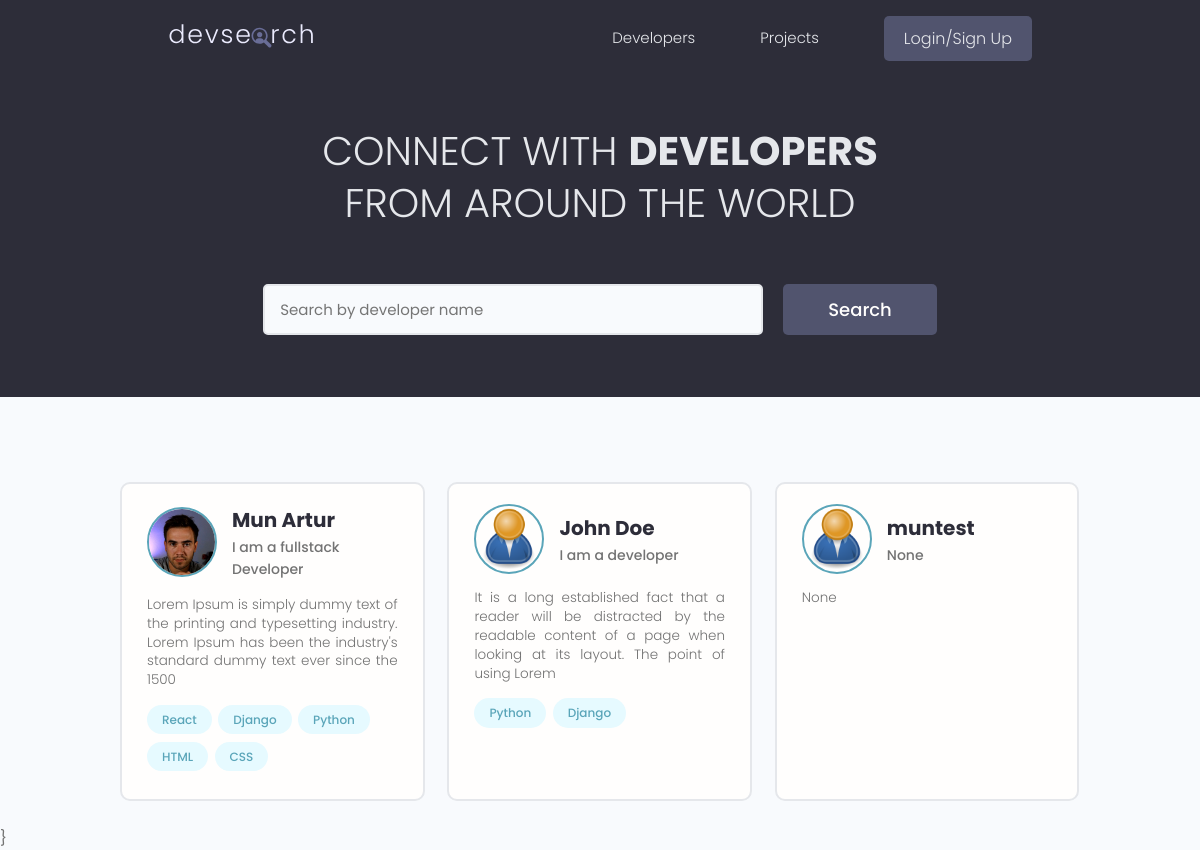
The page / on the database its author committed.
### users/models.py (models this page shows, shortened)
class Profile(models.Model):
    user = models.OneToOneField(User, on_delete=models.CASCADE,
                                blank=True, null=True)
    name = models.CharField(max_length=200, blank=True, null=True)
    email = models.EmailField(max_length=500, blank=True, null=True)
    username = models.CharField(max_length=200, blank=True, null=True)
    location = models.CharField(max_length=200, blank=True, null=True)
    short_intro = models.CharField(max_length=200, blank=True, null=True)
    bio = models.TextField(blank=True, null=True)
    profile_image = models.ImageField(blank=True, null=True,
                                      upload_to='profiles/',
                                      default='profiles/user-default.png')
    social_github = models.CharField(max_length=200, blank=True, null=True)
    social_twitter = models.CharField(max_length=200, blank=True, null=True)
    social_linkedin = models.CharField(max_length=200, blank=True, null=True)
    social_youtube = models.CharField(max_length=200, blank=True, null=True)
    social_website = models.CharField(max_length=200, blank=True, null=True)
    created = models.DateTimeField(auto_now_add=True)
    id = models.UUIDField(default=uuid.uuid4, unique=True,
                          primary_key=True, editable=False)
    class Meta:
        ordering = ['created']
    @property
    def imageURL(self):
        try:
            url = self.profile_image.url
        except:
            url = ''
        return url

class Skill(models.Model):
    owner = models.ForeignKey(Profile, on_delete=models.CASCADE,
                              null=True, blank=True)
    name = models.CharField(max_length=200, blank=True, null=True)
    description = models.TextField(blank=True, null=True)
    created = models.DateTimeField(auto_now_add=True)
    id = models.UUIDField(default=uuid.uuid4, unique=True,
                          primary_key=True, editable=False)
    def __str__(self):
        return str(self.name)

### users/views.py (the view)
# urls.py: path('', views.profiles, name="profiles"),
def profiles(request):
    profiles, search_query = searchProfiles(request)
    custom_range, profiles = paginateProfiles(request, profiles, 3)
    context = {
        'profiles': profiles,
        'search_query': search_query,
        'custom_range': custom_range,
    }
    return render(request, 'users/profiles.html', context)

### users/utils.py (called while the page is built)
def paginateProfiles(request, profiles, results):
    page = request.GET.get('page')
    paginator = Paginator(profiles, results)
    try:
        profiles = paginator.page(page)
    except PageNotAnInteger:
        page = 1
        profiles = paginator.page(page)
    except EmptyPage:
        page = paginator.num_pages
    leftIndex = (int(page) - 4)
    if leftIndex < 1:
        leftIndex = 1
    rigthIndex = (int(page) + 5)
    if rigthIndex > paginator.num_pages:
        rigthIndex = paginator.num_pages + 1
    custom_range = range(leftIndex, rigthIndex)
    return custom_range, profiles

def searchProfiles(request):
    search_query = ''
    if request.GET.get('search_query'):
        search_query = request.GET.get('search_query')
    skills = Skill.objects.filter(name__icontains=search_query)
    profiles = Profile.objects.distinct().filter(
        Q(name__icontains=search_query) |
        Q(short_intro__icontains=search_query) |
        Q(skill__in=skills)
    )
    return profiles, search_query

### users/templates/users/profiles.html (shortened to what this page needs)
{% extends 'main.html' %}
{% block content %}
  <main class="home">
    <section class="hero-section text-center">
      <div class="container container--narrow">
        <div class="hero-section__box">
          <h2>CONNECT WITH <span>DEVELOPERS</span></h2>
          <h2>FROM AROUND THE WORLD</h2>
        </div>
        <div class="hero-section__search">
          <form id="searchForm" class="form" action="{% url 'profiles' %}" method="get">
            <div class="form__field">
              <input class="input input--text" id="formInput#search" type="text" name="search_query"
                value="{{search_query}}" placeholder="Search by developer name" />
            </div>
            <input class="btn btn--sub btn--lg" type="submit" value="Search" />
          </form>
        </div>
      </div>
    </section>
    <section class="devlist">
      <div class="container">
        <div class="grid grid--three">
          {% for profile in profiles %}
            <div class="column card">
              <div class="dev">
                <a href="{% url 'user-profile' profile.id %}" class="card__body">
                  <div class="dev__profile">
                    <img class="avatar avatar--md" src="{{profile.imageURL}}" alt="image/profiles" />
                    <div class="dev__meta">
                      <h3>{{profile.name}}</h3>
                      <h5>{{profile.short_intro|slice:"60"}}</h5>
                    </div>
                  </div>
                  <p class="dev__info">{{profile.bio|slice:"150"}}</p>
                  <div class="dev__skills">
                    {% for skill in profile.skill_set.all|slice:"5" %}
                      <span class="tag tag--pill tag--main">
                        <small>{{skill}}</small>
                      </span>
                    {% endfor %}
                  </div>
                </a>
              </div>
            </div>
          {% endfor %}
        </div>
      </div>
    </section>
    {% include 'pagination.html' with queryset=profiles custom_range=custom_range %}}
  </main>
{% endblock content %}

### static/styles/app.css (style rules this page uses)
:root { --color-sub: #2d2d39; }
.btn--sub { background-color: var(--color-sub-light); }
.card { border: 2px solid var(--color-light); }
img { width: 100%; }
.hero-section { height: 40vh; display: flex; align-items: center; background-color: var(--color-sub); }
.hero-section__box { margin-bottom: 4rem; }
.hero-section__box > h2, .hero-section__box > h2 > span { font-size: 4rem; color: var(--color-light); line-height: 1.3; text-transform: uppercase; }
.hero-section__box > h2 { font-weight: 300; }
.hero-section__box > h2 > span { font-weight: 700; }
.hero-section__search > .form { display: flex; align-items: center; justify-content: center; gap: 2rem; }
.hero-section__search > .form input.input--text { width: 50rem; }
.devlist { margin-top: 8rem; }
.devlist .grid { align-items: stretch; }
.devlist .dev .dev__profile { display: flex; align-items: center; gap: 1.5rem; }
.devlist .dev .dev__meta h3 { color: var(--color-sub); font-size: 2rem; font-weight: 700; }
.devlist .dev .dev__meta h5 { color: var(--color-text); font-size: 1.4rem; font-weight: 500; }
.devlist .dev .dev__info { margin: 1.5rem 0; font-size: 1.35rem; line-height: 1.4; text-align: justify; }

### static/uikit/styles/modules/_variables.css (style rules this page uses)
:root { --color-main: #5aa5b9; --color-main-light: #e6faff; --color-sub: #3f4156; --color-sub-light: #51546e; --color-sub-lighter: #ededfd; --color-text: #737373; --color-gray: #8b8b8b; --color-light: #e5e7eb; --color-light-gray: #767676; --color-bg: #f8fafd; --color-white: #fffefd; --color-white-light: #f3f3f3; --color-success: #359e64; --color-success-bg: #def8e8; --color-error: #fc4b0b; --color-error-bg: #fff2ee; --font-base: 'Poppins', arial, helvetica, 'Segoe UI', roboto, ubuntu, sans-serif; --font-monospace: 'Fira Code', 'Courier New', courier, monospace; --font-regular: 300; --font-medium: 500; --font-bold: 700; --generic-shadow: 1px 1px 5px #00000010; --generic-transition: all 0.3s ease-in-out; }

### static/uikit/styles/modules/_base.css (style rules this page uses)
* { margin: 0; padding: 0; box-sizing: border-box; text-rendering: optimizeLegibility; color: inherit; font-size: inherit; }
html { font-size: 50%; }
@media only screen and (min-width: 480px) { html { font-size: 56.25%; } }
@media only screen and (min-width: 1200px) { html { font-size: 62.5%; } }
body { line-height: 1.6; font-weight: 400; font-size: 1.5rem; color: var(--color-text); background-color: var(--color-bg); min-height: 100vh; }

### static/uikit/styles/modules/_typography.css (style rules this page uses)
* { font-family: var(--font-base); }
h2 { font-size: 3.6rem; font-weight: var(--font-bold); }
h3 { font-size: 3.2rem; font-weight: var(--font-medium); }
h5 { font-size: 2.4rem; font-weight: var(--font-medium); }
h5, h6 { font-weight: var(--font-regular); }
p, span, strong { font-size: 1.6rem; color: var(--color-text); font-weight: var(--font-regular); }
a { padding-bottom: 2px; text-decoration: none; display: inline-block; color: var(--color-main); font-weight: var(--font-medium); }

### static/uikit/styles/modules/_utilities.css (style rules this page uses)
.container { width: 92%; max-width: 165rem; margin: 0 auto; box-sizing: border-box; }
.container--narrow { width: 92%; max-width: 120rem; }
@media screen and (min-width: 1000px) { .container { width: 90%; } }
@media screen and (min-width: 1000px) { .container--narrow { width: 85%; } }
@media screen and (min-width: 1200px) { .container { width: 80%; } }
@media screen and (min-width: 1200px) { .container--narrow { width: 72%; } }
.text-center { text-align: center; }

### static/uikit/styles/modules/_avatar.css (style rules this page uses)
.avatar { border-radius: 50%; border: 2px solid var(--color-main); object-fit: cover; }
.avatar--md { height: 7rem; width: 7rem; }

### static/uikit/styles/modules/_button.css (style rules this page uses)
.btn { display: inline-block; position: relative; cursor: pointer; background-color: var(--color-light); font-weight: var(--font-medium); color: var(--color-sub); text-decoration: none; padding: 1rem 2rem; border-radius: 0.5rem; border: none; width: -webkit-fit-content; width: -moz-fit-content; width: fit-content; height: -webkit-fit-content; height: -moz-fit-content; height: fit-content; font-size: 1.6rem; outline-width: 0; outline-color: transparent; -webkit-backface-visibility: hidden; backface-visibility: hidden; transition: all 0.3s ease-in-out; }
.btn--sub { background-color: var(--color-sub); color: var(--color-white); }
.btn--lg { font-size: 1.8rem; padding: 1.2rem 4.5rem; }

### static/uikit/styles/modules/_card.css (style rules this page uses)
.card { border-radius: 1rem; background-color: var(--color-white); border: 1.5px solid var(--color-light); width: auto; height: auto; margin-top: 0.5rem; margin-bottom: 0.5rem; overflow: hidden; }
.card__body, .card__header { padding: 2rem 2.5rem; }

### rows shown on the page
Profile: imageURL (picture), name "Mun Artur", short_intro "I am a fullstack Developer", bio "Lorem Ipsum is simply dummy text of the printing and typesetting industry. Lorem Ipsum has been the industry's standard dummy text ever since the 1500"
Skill: name "React"
Skill: name "Django"
Skill: name "Python"
Skill: name "HTML"
Skill: name "CSS"
Profile: imageURL (placeholder picture), name "John Doe", short_intro "I am a developer", bio "It is a long established fact that a reader will be distracted by the readable content of a page when looking at its layout. The point of using Lorem"
Skill: name "Python"
Skill: name "Django"
Profile: imageURL (placeholder picture), name "muntest", short_intro "None", bio "None"
